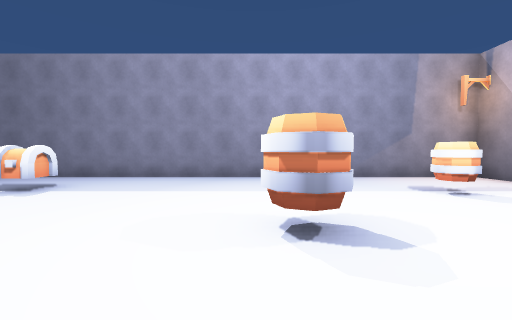
view 1 (above)

20 first-person views from a walk through a 3-D level made in the Unity game engine. The camera is 1.5 m above the floor, tilts 2° down and sees 90° across. The floor is counted in squares, 2 m on a side. Each view is taken from the middle of a square. On the plan, view 1 faces up. The plan holds only what a view shows up to about 9 squares ahead; the rest is blank. The player is left out. Some animated figures are not drawn.

view 2
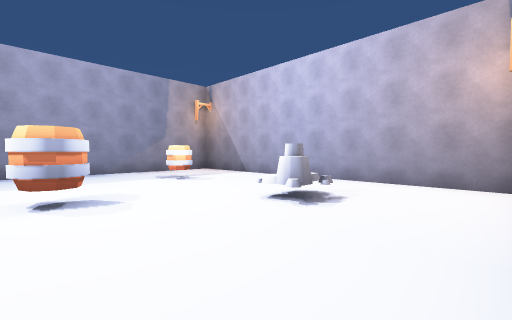

view 3
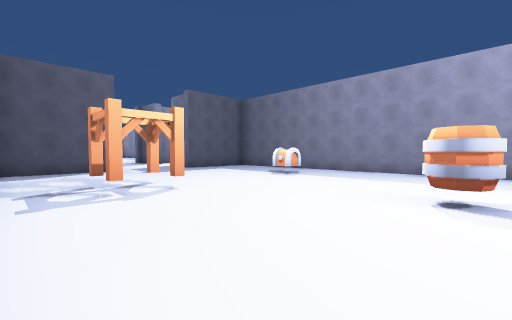

view 4
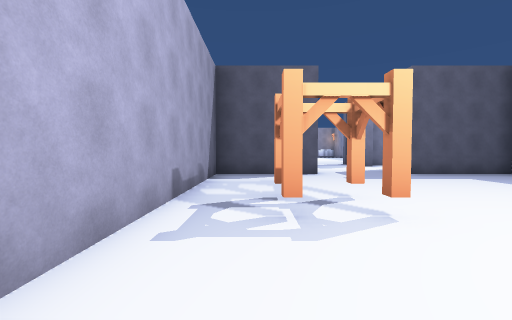

view 5
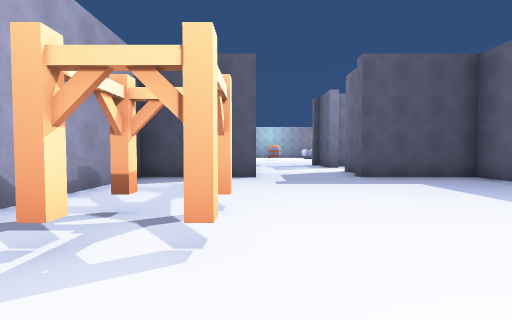

view 6
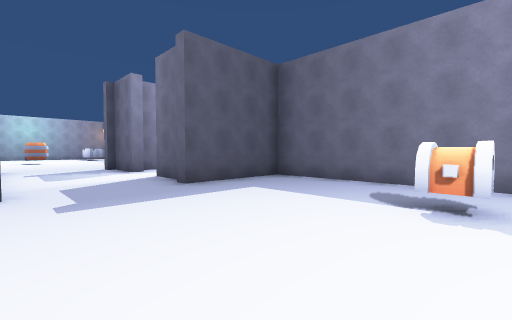

view 7
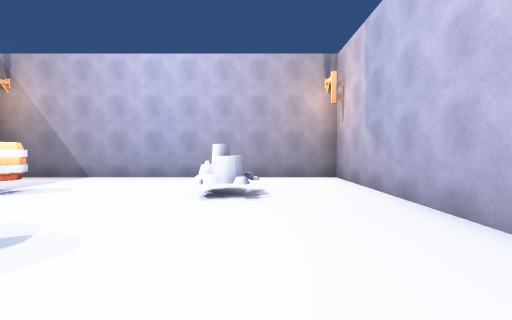

view 8
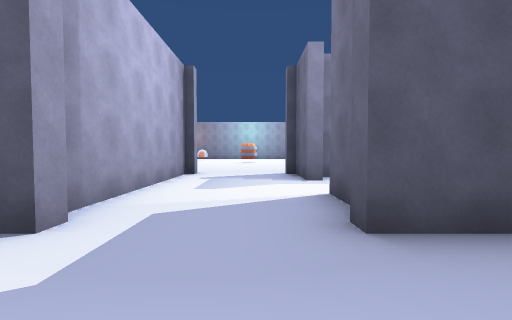

view 9
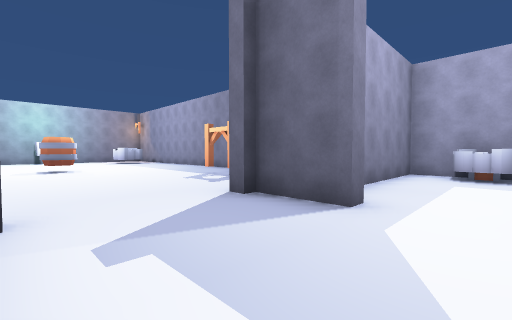

view 10
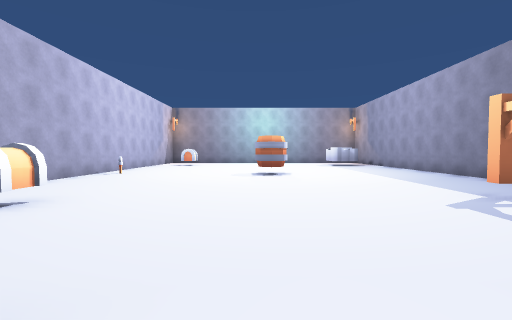

view 11
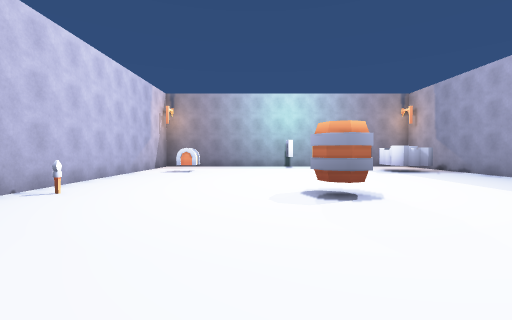

view 12
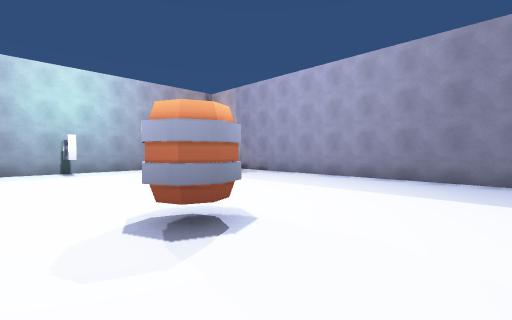

view 13
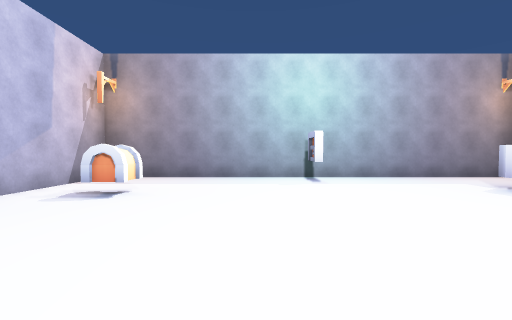

view 14
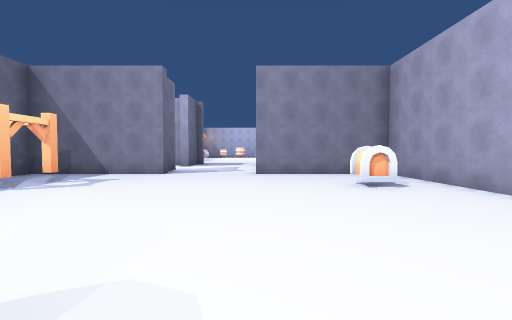

view 15
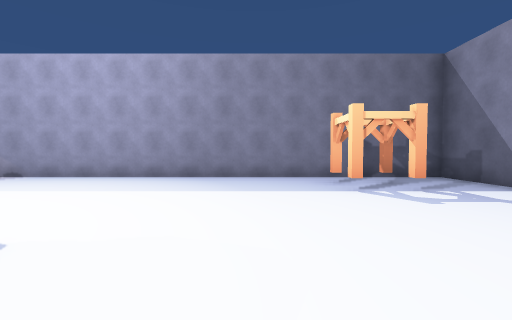

view 16
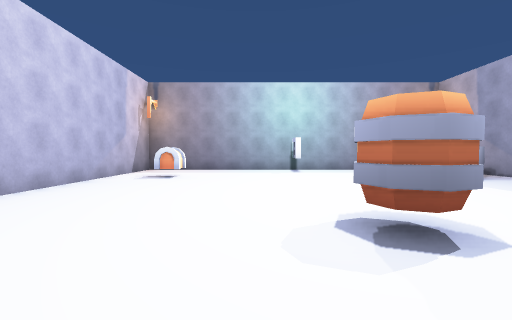

view 17
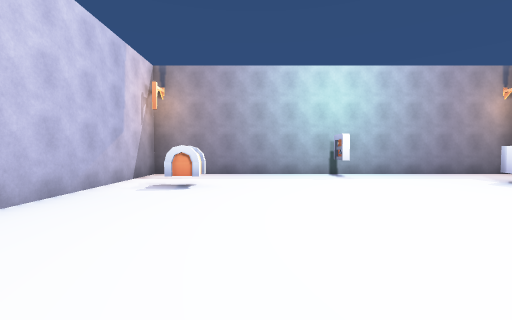

view 18
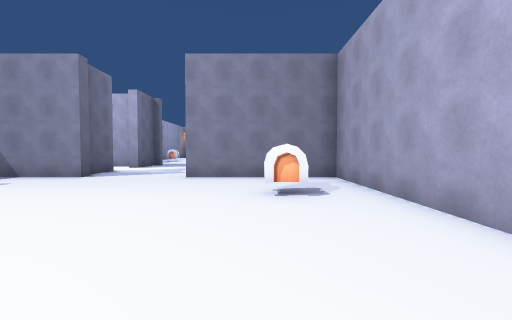

view 19
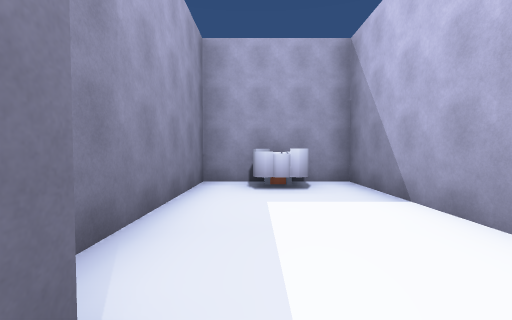

view 20
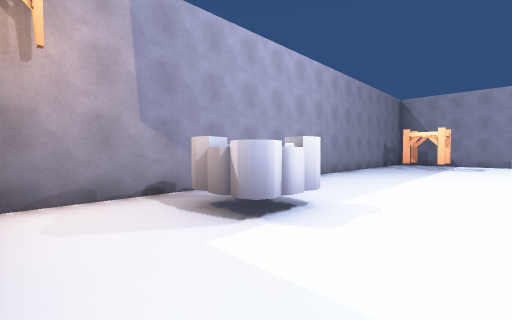

### Floor plan
Points are (right, up) in squares from view 1. A wall is a line through its corners. A room is listed if a view was taken in it or the views show most of it. See-through windows are left out.
Room 1 (views 1, 2, 3, 4, 5, 6, 7, 8, 9, 10, 19)
walls: (1.2, -2.3) (6.3, -2.3) (6.3, 7.2); (-9.8, 1) (-9.3, 1) (-9.3, -2.3) (-2.2, -2.3); (-10.2, 4.3) (-11.5, 4.3); (5.1, 7.3) (-9.3, 7.3) (-9.3, 4) (-9.8, 4); (-13.5, 4.8) (-13.5, 4.3) (-15.4, 4.3); (-15.3, 1.1) (-15.3, 0.7) (-10, 0.7)
ways out: opening at (-15, 2.5) to room 2; opening at (-12.5, 4) to room 3
objects: other object (-5, -1) to (-4, -1); other object (-4, 5); other object (0, 2) to (1, 3); other object (3, 0) to (4, 1); other object (4, 4)
Room 2 (views 11, 12, 13, 14, 15, 16, 17, 18, 20)
walls: (-15.2, 4) (-15.7, 4) (-15.7, 8.3) (-31.1, 8.3); (-31.3, 8) (-31.3, -3.3) (-15.7, -3.3) (-15.7, 1)
ways out: opening at (-15, 2.5) to room 1; gap at (-31, 2)
objects: other object (-30, 2); other object (-29, 6) to (-28, 7); other object (-28, -2); other object (-24, 2) to (-23, 3); other object (-23, -3); other object (-19, 6) to (-18, 7); other object (-18, -2)
Room 3 (no view inside)
walls: (-13.6, 10.3) (-14.3, 10.3) (-14.3, 4.9); (-10.7, 6.2) (-10.7, 10.3) (-11.4, 10.3)
ways out: opening at (-12.5, 4) to room 1
objects: other object (-13, 9) to (-12, 9); other object (-13, 10) to (-12, 10)

Positions as (right, up) in squares from view 1, and headings:
1: (0, 0), facing up
2: (0, -2), facing up-right
3: (1, -2), facing up-left
4: (-1, -1), facing left
5: (-2, 1), facing left
6: (-4, 1), facing up-left
7: (-1, 0), facing right
8: (-7, 3), facing left
9: (-12, 1), facing up-left
10: (-15, 2), facing left
11: (-19, 1), facing left
12: (-21, 1), facing up-left
13: (-24, 1), facing left
14: (-24, 1), facing right
15: (-21, 1), facing up
16: (-21, 1), facing left
17: (-23, 0), facing left
18: (-23, -1), facing right
19: (-13, 4), facing up
20: (-31, 4), facing up-right
